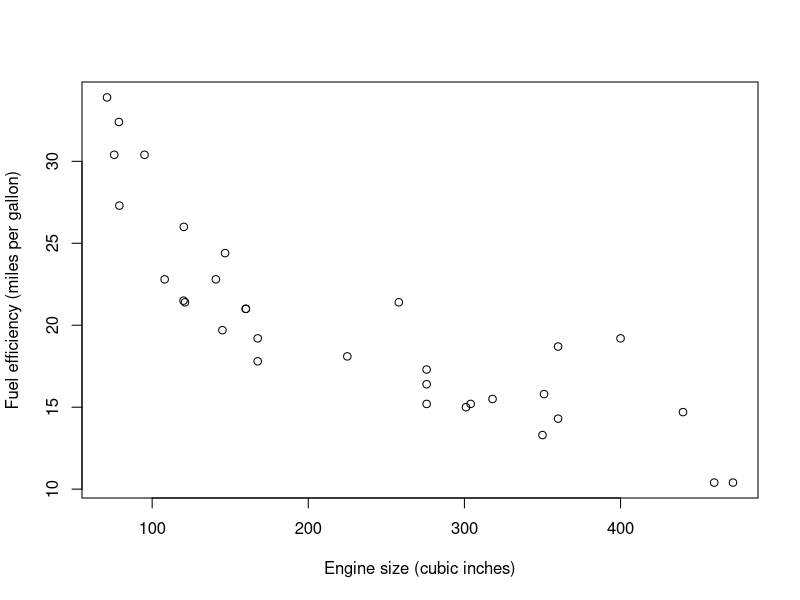

The R source for this figure:
## ---- chunk 1
head(mtcars)
#11 features 

plot(y = mtcars$mpg, x = mtcars$disp, xlab = "Engine size (cubic inches)", ylab = "Fuel efficiency (miles per gallon)")
# Fuel efficiency decreases as the size of the engine increases but if you have some new engine for which you want know the efficiency it doesnt give you an exact answer 

model <- lm(mtcars$mpg ~ mtcars$disp)
coef(model)
## ---- chunk 2
coef(model)[2] * 200 + coef(model)[1]
## ---- chunk 3

